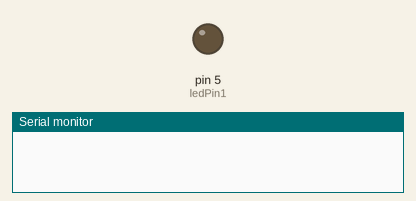
Recording of a sketch running on a simulated Arduino Uno, built with avr-gcc and run on an emulated ATmega328P. On the bench: output pins drawn as LEDs (lit = HIGH), the last lines printed to the serial monitor.

Above: at 0.1 s.
At 5.1 s:
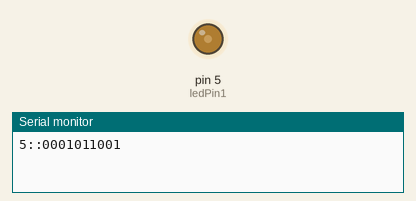
Timing chart, 0 to 6.6 s (numbered marks = the images above):
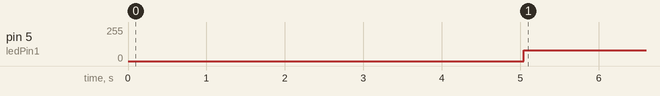

The sketch:

VLC_unequal_8bit_MAE.ino
```cpp
const int freq_on = 3000;
const int freq_off = 2000;
int value_on = 16000000 / 256 /  freq_on / 2;
int value_off = 16000000 / 256 /  freq_off / 2;
const int value[2] = {value_off,value_on};

const int ledPin1 = 5;
const int ledPin2 = 10;
const int pwmWidth = 2;

byte data1[10] = {0x1, 0x2, 0x3, 0x4, 0x5,
                  0x6, 0x7, 0x8, 0x9, 0xA};
unsigned dataNumber = 4;

int counter1 = 4;
const int packet1Size = 10;
bool led1Status = false;
byte packet1[packet1Size];

void initializeTimer()
{
  noInterrupts();
  TCCR1A = 0;
  TCCR1B = 0;
  TCNT1  = 0;

  OCR1A = value[led1Status];      // compare match register 16MHz/256/2Hz
  TCCR1B |= (1 << WGM12);   // CTC mode
  TCCR1B |= (1 << CS12);    // 256 prescaler
  TIMSK1 |= (1 << OCIE1A);  // enable timer compare interrupt
  interrupts();             // enable all interrupts
}

ISR(TIMER1_COMPA_vect)
{
 if(counter1 < packet1Size)
  {
    // -- Switch led on if its off and current bit is 1
    if(packet1[counter1] == 1 && led1Status == false)
    {
      led1Status = true;
      OCR1A = value[led1Status];
      digitalWrite(ledPin1,led1Status);
    }
    // -- Switch led off if its on and current bit is 0
    else if(packet1[counter1] == 0 && led1Status == true)
    {
      led1Status = false;
      OCR1A = value[led1Status];
      digitalWrite(ledPin1,led1Status);
    }
  }
  counter1++; // Go to next bit

  //reset counter and make next packet
  if(counter1 == packet1Size)
     counter1 = 0;
}

// Function for parity check
byte parity(byte x)
{
   byte y;
   y = x ^ (x >> 1);
   y = y ^ (y >> 2);
   y = y ^ (y >> 4);
   y = y ^ (y >> 8);
   //y = y ^ (y >>16);
   return y & 1;
}

void makePacket1()
{
  int i=0,j=0;
  while(i<3)
  {
    if(j<3)   // --first 3 bits of start of packet
    {
      packet1[j++] = 0;
      continue;
    }

    if(j==3)    // 4th bit start
    {
      packet1[j++] = 1;
      continue;
    }

    byte tmp = (data1[dataNumber]) & (0x04>>i);
    if(tmp == 0)  // -- bits for symbol 0
    {
      packet1[j++] = 1; //part 1 of data
      packet1[j++] = 0; //part 2 of data
      i++;
    }
    else    // -- bits for symbol 1
    {
      packet1[j++] = 0; //part 1 of data
      packet1[j++] = 1; //part 2 of data
      i++;
    }
  }
//  printPacket();
}

// Function for printing packets through serial port
void printPacket()
{
  Serial.print(data1[dataNumber],HEX);
  Serial.print("::");
  int i=0;
  while(i<packet1Size)
  {
    Serial.print(packet1[i]);
    i++;
  }
  Serial.println();
}

void setup()
{
  makePacket1();
  pinMode(ledPin1, OUTPUT);
  Serial.begin(115200);
  delay(5000);
  printPacket();
  initializeTimer();
}

void loop(){}
```

Measured:
- by itself, pin 5 (ledPin1): 0/255 → 81/255 at 5.0 s
